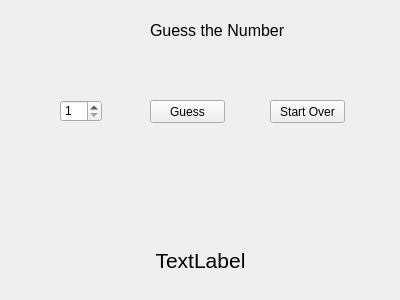
<?xml version="1.0" encoding="UTF-8"?>
<ui version="4.0">
 <class>Widget</class>
 <widget class="QWidget" name="Widget">
  <property name="geometry">
   <rect>
    <x>0</x>
    <y>0</y>
    <width>400</width>
    <height>300</height>
   </rect>
  </property>
  <property name="windowTitle">
   <string>Widget</string>
  </property>
  <widget class="QLabel" name="label">
   <property name="geometry">
    <rect>
     <x>150</x>
     <y>20</y>
     <width>181</width>
     <height>21</height>
    </rect>
   </property>
   <property name="font">
    <font>
     <pointsize>12</pointsize>
    </font>
   </property>
   <property name="text">
    <string>Guess the Number</string>
   </property>
  </widget>
  <widget class="QSpinBox" name="spinBox">
   <property name="geometry">
    <rect>
     <x>60</x>
     <y>100</y>
     <width>42</width>
     <height>22</height>
    </rect>
   </property>
   <property name="minimum">
    <number>1</number>
   </property>
   <property name="maximum">
    <number>10</number>
   </property>
  </widget>
  <widget class="QPushButton" name="guessButton">
   <property name="geometry">
    <rect>
     <x>150</x>
     <y>100</y>
     <width>75</width>
     <height>23</height>
    </rect>
   </property>
   <property name="text">
    <string>Guess</string>
   </property>
  </widget>
  <widget class="QPushButton" name="startOverButton">
   <property name="geometry">
    <rect>
     <x>270</x>
     <y>100</y>
     <width>75</width>
     <height>23</height>
    </rect>
   </property>
   <property name="text">
    <string>Start Over</string>
   </property>
  </widget>
  <widget class="QLabel" name="messageLabel">
   <property name="geometry">
    <rect>
     <x>60</x>
     <y>240</y>
     <width>281</width>
     <height>41</height>
    </rect>
   </property>
   <property name="font">
    <font>
     <pointsize>16</pointsize>
    </font>
   </property>
   <property name="text">
    <string>TextLabel</string>
   </property>
   <property name="alignment">
    <set>Qt::AlignCenter</set>
   </property>
  </widget>
 </widget>
 <layoutdefault spacing="6" margin="11"/>
 <resources/>
 <connections/>
</ui>
